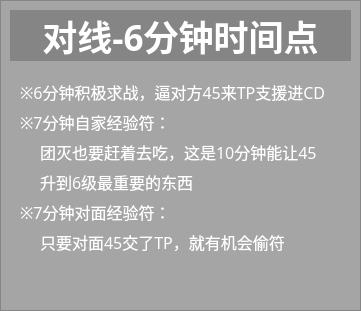
  <widget class="QFrame" name="frame_12">
   <property name="geometry">
    <rect>
     <x>1170</x>
     <y>760</y>
     <width>361</width>
     <height>311</height>
    </rect>
   </property>
   <property name="font">
    <font>
     <family>微软雅黑</family>
    </font>
   </property>
   <property name="styleSheet">
    <string notr="true">QFrame{background-color: rgba(0, 0, 0, 50);}</string>
   </property>
   <property name="frameShape">
    <enum>QFrame::StyledPanel</enum>
   </property>
   <property name="frameShadow">
    <enum>QFrame::Raised</enum>
   </property>
   <widget class="QLabel" name="label_82">
    <property name="geometry">
     <rect>
      <x>20</x>
      <y>80</y>
      <width>321</width>
      <height>21</height>
     </rect>
    </property>
    <property name="font">
     <font>
      <family>微软雅黑</family>
      <pointsize>12</pointsize>
     </font>
    </property>
    <property name="styleSheet">
     <string notr="true">color: rgb(255, 255, 255);
background-color: rgba(255, 255, 255, 0);</string>
    </property>
    <property name="text">
     <string>※6分钟积极求战，逼对方45来TP支援进CD</string>
    </property>
    <property name="alignment">
     <set>Qt::AlignLeading|Qt::AlignLeft|Qt::AlignTop</set>
    </property>
   </widget>
   <widget class="QLabel" name="label_90">
    <property name="geometry">
     <rect>
      <x>10</x>
      <y>10</y>
      <width>341</width>
      <height>51</height>
     </rect>
    </property>
    <property name="font">
     <font>
      <family>微软雅黑</family>
      <pointsize>26</pointsize>
      <weight>75</weight>
      <bold>true</bold>
     </font>
    </property>
    <property name="styleSheet">
     <string notr="true">color: rgb(255, 255, 255);</string>
    </property>
    <property name="text">
     <string>对线-6分钟时间点</string>
    </property>
    <property name="alignment">
     <set>Qt::AlignCenter</set>
    </property>
   </widget>
   <widget class="QLabel" name="label_91">
    <property name="geometry">
     <rect>
      <x>20</x>
      <y>110</y>
      <width>301</width>
      <height>21</height>
     </rect>
    </property>
    <property name="font">
     <font>
      <family>微软雅黑</family>
      <pointsize>12</pointsize>
     </font>
    </property>
    <property name="styleSheet">
     <string notr="true">color: rgb(255, 255, 255);
background-color: rgba(255, 255, 255, 0);</string>
    </property>
    <property name="text">
     <string>※7分钟自家经验符：</string>
    </property>
    <property name="alignment">
     <set>Qt::AlignLeading|Qt::AlignLeft|Qt::AlignTop</set>
    </property>
   </widget>
   <widget class="QLabel" name="label_92">
    <property name="geometry">
     <rect>
      <x>40</x>
      <y>140</y>
      <width>291</width>
      <height>21</height>
     </rect>
    </property>
    <property name="font">
     <font>
      <family>微软雅黑</family>
      <pointsize>12</pointsize>
     </font>
    </property>
    <property name="styleSheet">
     <string notr="true">color: rgb(255, 255, 255);
background-color: rgba(255, 255, 255, 0);</string>
    </property>
    <property name="text">
     <string>团灭也要赶着去吃，这是10分钟能让45</string>
    </property>
    <property name="alignment">
     <set>Qt::AlignLeading|Qt::AlignLeft|Qt::AlignTop</set>
    </property>
   </widget>
   <widget class="QLabel" name="label_93">
    <property name="geometry">
     <rect>
      <x>40</x>
      <y>170</y>
      <width>271</width>
      <height>21</height>
     </rect>
    </property>
    <property name="font">
     <font>
      <family>微软雅黑</family>
      <pointsize>12</pointsize>
     </font>
    </property>
    <property name="styleSheet">
     <string notr="true">color: rgb(255, 255, 255);
background-color: rgba(255, 255, 255, 0);</string>
    </property>
    <property name="text">
     <string>升到6级最重要的东西</string>
    </property>
    <property name="alignment">
     <set>Qt::AlignLeading|Qt::AlignLeft|Qt::AlignTop</set>
    </property>
   </widget>
   <widget class="QLabel" name="label_94">
    <property name="geometry">
     <rect>
      <x>20</x>
      <y>200</y>
      <width>301</width>
      <height>21</height>
     </rect>
    </property>
    <property name="font">
     <font>
      <family>微软雅黑</family>
      <pointsize>12</pointsize>
     </font>
    </property>
    <property name="styleSheet">
     <string notr="true">color: rgb(255, 255, 255);
background-color: rgba(255, 255, 255, 0);</string>
    </property>
    <property name="text">
     <string>※7分钟对面经验符：</string>
    </property>
    <property name="alignment">
     <set>Qt::AlignLeading|Qt::AlignLeft|Qt::AlignTop</set>
    </property>
   </widget>
   <widget class="QLabel" name="label_95">
    <property name="geometry">
     <rect>
      <x>40</x>
      <y>230</y>
      <width>261</width>
      <height>21</height>
     </rect>
    </property>
    <property name="font">
     <font>
      <family>微软雅黑</family>
      <pointsize>12</pointsize>
     </font>
    </property>
    <property name="styleSheet">
     <string notr="true">color: rgb(255, 255, 255);
background-color: rgba(255, 255, 255, 0);</string>
    </property>
    <property name="text">
     <string>只要对面45交了TP，就有机会偷符</string>
    </property>
    <property name="alignment">
     <set>Qt::AlignLeading|Qt::AlignLeft|Qt::AlignTop</set>
    </property>
   </widget>
  </widget>
